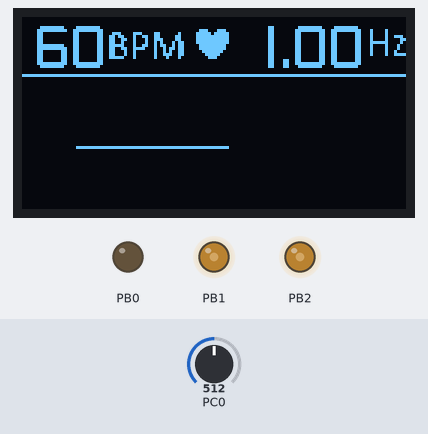
This program was run on a simulated ATmega328P, built with avr-gcc and emulated at 16 MHz. Shown: 128×64 one-colour display, output pins drawn as LEDs (lit = HIGH). Wiring (inferred from the names in the program): SSD1306 OLED at I2C address 0x3C. Dashed ring = blinking. Inputs (shaded band) come from the test bench; at power-on: PC0 = 512.

Above: at 1.2 s.
1.3 s: PC0 set to 547
At 2.08 s:
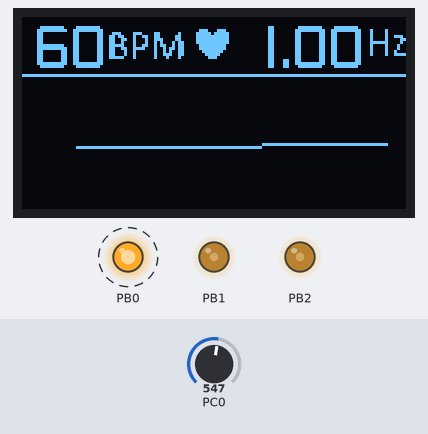
3.2 s: PC0 set to 502
At 4.16 s:
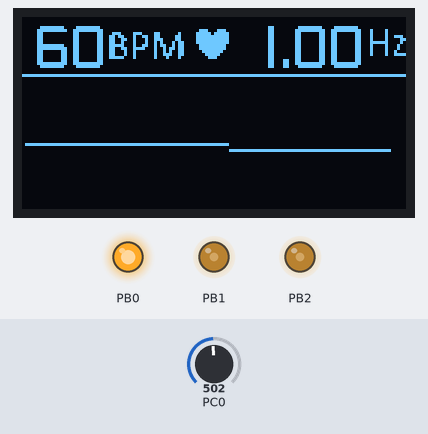
5.0 s: PC0 set to 479
At 6.3 s:
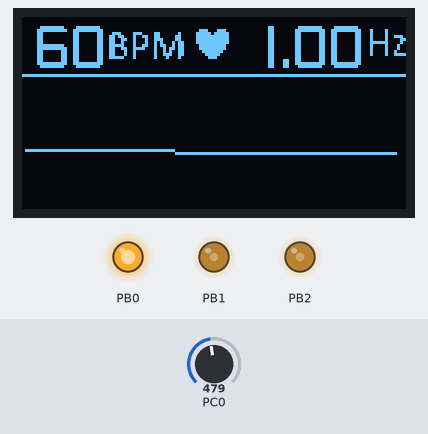
8.0 s: PC0 set to 511
At 8.36 s:
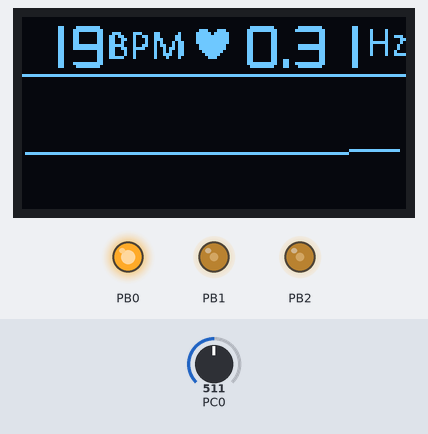
9.9 s: PC0 set to 306
At 10.36 s:
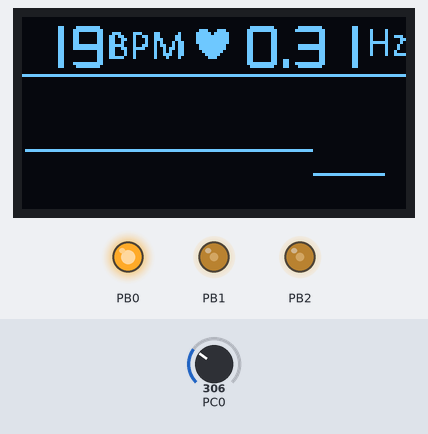
12.0 s: PC0 set to 900
At 12.54 s:
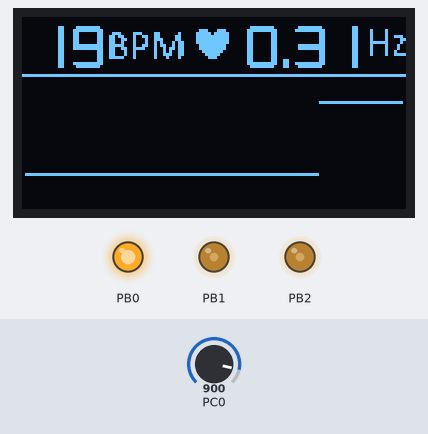
Timing chart, 0 to 14.8 s (numbered marks = the images above; inputs shaded):
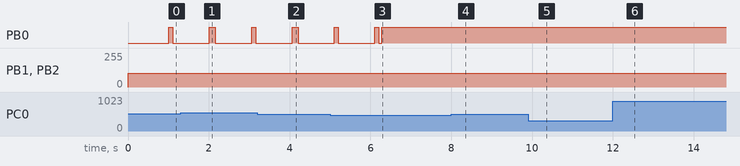

Measured:
- the behaviour switches between 537 and 538 on PC0 (found by bisection; images 0 and 1)
- the behaviour switches between 487 and 486 on PC0 (found by bisection; images 2 and 3)
- after the input at 1.3 s, the display: first changes after 0.07 s (image 1 shows a later state)
- after the input at 8.0 s, the display: first changes at once (image 4 shows a later state)

The program:

main.cpp
```cpp
/*
 * ssd1306_atmega328.cpp
 *
 * Created: 16/04/2019 13:08:11
 * Author : GUSTAVO
 */
#define F_CPU 16000000UL
#include <avr/io.h>
#include <util/delay.h>
#include<stdlib.h>
#include "my_plot.h"
#include <stdint.h>
#include <math.h>
#include <avr/interrupt.h>

//double const PI = 3.14159;

uint8_t const PROGMEM pucp[1024] =
 { 0, 0, 0, 0, 0, 0, 0, 0, 0, 0, 0, 0, 0, 0, 0, 0,
		0, 0, 0, 0, 0, 0, 0, 0, 0, 0, 0, 0, 0, 0, 0, 0,
		0, 0, 0, 0, 0, 0, 0, 0, 0, 0, 0, 0, 0, 0, 0, 0,
		0, 0, 0, 0, 0, 0, 0, 0, 0, 0, 0, 0, 0, 0, 0, 0,
		0, 0, 0, 0, 0, 0, 0, 0, 0, 0, 0, 0, 0, 0, 0, 0,
		0, 0, 0, 0, 0, 0, 0, 0, 0, 0, 0, 0, 0, 0, 0, 0,
		0, 0, 0, 0, 0, 0, 0, 0, 0, 0, 0, 0, 0, 0, 0, 0,
		0, 0, 0, 0, 0, 0, 0, 0, 0, 0, 0, 0, 0, 0, 0, 0,
		0, 0, 0, 0, 0, 0, 0, 0, 0, 0, 0, 0, 0, 0, 0, 0,
		0, 0, 0, 0, 0, 0, 0, 0, 0, 0, 0, 0, 0, 0, 0, 0,
		0, 0, 0, 0, 0, 0, 0, 0, 0, 0, 0, 0, 0, 0, 0, 0,
		0, 0, 0, 0, 0, 0, 0, 0, 0, 0, 0, 0, 0, 0, 0, 0,
		0, 0, 0, 0, 0, 0, 0, 0, 0, 0, 0, 0, 0, 0, 0, 0,
		0, 0, 0, 0, 0, 0, 0, 0, 0, 0, 0, 0, 0, 0, 0, 0,
		0, 0, 0, 0, 0, 0, 0, 0, 0, 0, 0, 0, 0, 0, 0, 0,
		0, 0, 0, 0, 0, 0, 0, 0, 0, 0, 0, 0, 0, 0, 0, 0,
		0, 0, 7, 104, 0, 0, 0, 0, 0, 0, 0, 0, 0, 0, 0, 0,
		0, 0, 5, 122, 0, 0, 0, 0, 0, 0, 0, 0, 0, 0, 0, 0,
		0, 0, 37, 182, 192, 0, 0, 0, 0, 0, 0, 0, 0, 0, 0, 0,
		0, 0, 112, 63, 160, 0, 0, 0, 0, 0, 0, 0, 0, 0, 0, 0,
		0, 0, 243, 252, 240, 0, 0, 0, 0, 0, 0, 0, 0, 0, 0, 0,
		0, 0, 79, 255, 192, 0, 0, 0, 0, 0, 0, 0, 0, 0, 0, 0,
		0, 6, 31, 255, 228, 0, 0, 0, 0, 0, 0, 7, 128, 0, 0, 0,
		0, 3, 63, 255, 200, 0, 127, 252, 62, 1, 240, 63, 249, 255, 224, 0,
		0, 6, 127, 255, 242, 0, 127, 254, 62, 1, 240, 255, 253, 255, 248, 0,
		0, 14, 247, 224, 244, 0, 127, 255, 62, 1, 241, 255, 253, 255, 252, 0,
		0, 1, 255, 129, 255, 0, 126, 63, 62, 1, 241, 255, 253, 248, 252, 0,
		0, 29, 255, 129, 251, 128, 126, 31, 62, 1, 243, 248, 13, 248, 124, 0,
		0, 1, 255, 129, 252, 128, 126, 31, 62, 1, 243, 240, 1, 248, 124, 0,
		0, 35, 255, 129, 248, 0, 126, 31, 62, 1, 247, 224, 1, 248, 252, 0,
		0, 59, 255, 224, 251, 128, 127, 255, 62, 1, 247, 224, 1, 255, 252, 0,
		0, 3, 255, 243, 252, 0, 127, 255, 62, 1, 247, 224, 1, 255, 248, 0,
		0, 59, 255, 255, 251, 128, 127, 254, 62, 1, 247, 224, 1, 255, 240, 0,
		0, 3, 255, 255, 248, 8, 127, 248, 62, 3, 247, 224, 1, 255, 224, 0,
		0, 3, 255, 255, 251, 8, 126, 0, 63, 3, 243, 240, 1, 248, 0, 0,
		0, 61, 255, 255, 255, 136, 126, 0, 63, 135, 243, 248, 13, 248, 0, 0,
		0, 29, 255, 255, 255, 136, 126, 0, 31, 255, 227, 254, 125, 248, 0, 0,
		0, 30, 158, 247, 255, 8, 126, 0, 31, 255, 225, 255, 253, 248, 0, 0,
		0, 30, 107, 31, 255, 8, 126, 0, 15, 255, 192, 255, 253, 248, 0, 0,
		0, 15, 255, 255, 255, 8, 126, 0, 7, 255, 0, 127, 249, 248, 0, 0,
		0, 15, 255, 255, 222, 8, 60, 0, 0, 252, 0, 15, 224, 240, 0, 0,
		0, 7, 223, 255, 188, 8, 0, 0, 0, 0, 0, 0, 0, 0, 0, 0,
		0, 3, 239, 254, 124, 0, 0, 0, 0, 0, 0, 0, 0, 0, 0, 0,
		0, 1, 251, 249, 248, 0, 0, 0, 0, 0, 0, 0, 0, 0, 0, 0,
		0, 0, 255, 159, 240, 0, 0, 0, 0, 0, 0, 0, 0, 0, 0, 0,
		0, 0, 127, 255, 192, 0, 0, 0, 0, 0, 0, 0, 0, 0, 0, 0,
		0, 0, 31, 255, 128, 0, 0, 0, 0, 0, 0, 0, 0, 0, 0, 0,
		0, 0, 7, 252, 0, 0, 0, 0, 0, 0, 0, 0, 0, 0, 0, 0,
		0, 0, 0, 0, 0, 0, 0, 0, 0, 0, 0, 0, 0, 0, 0, 0,
		0, 0, 0, 0, 0, 0, 0, 0, 0, 0, 0, 0, 0, 0, 0, 0,
		0, 0, 0, 0, 0, 0, 0, 0, 0, 0, 0, 0, 0, 0, 0, 0,
		0, 0, 0, 0, 0, 0, 0, 0, 0, 0, 0, 0, 0, 0, 0, 0,
		0, 0, 0, 0, 0, 0, 0, 0, 0, 0, 0, 0, 0, 0, 0, 0,
		0, 0, 0, 0, 0, 0, 0, 0, 0, 0, 0, 0, 0, 0, 0, 0,
		0, 0, 0, 0, 0, 0, 0, 0, 0, 0, 0, 0, 0, 0, 0, 0,
		0, 0, 0, 0, 0, 0, 0, 0, 0, 0, 0, 0, 0, 0, 0, 0,
		0, 0, 0, 0, 0, 0, 0, 0, 0, 0, 0, 0, 0, 0, 0, 0,
		0, 0, 0, 0, 0, 0, 0, 0, 0, 0, 0, 0, 0, 0, 0, 0,
		0, 0, 0, 0, 0, 0, 0, 0, 0, 0, 0, 0, 0, 0, 0, 0,
		0, 0, 0, 0, 0, 0, 0, 0, 0, 0, 0, 0, 0, 0, 0, 0,
		0, 0, 0, 0, 0, 0, 0, 0, 0, 0, 0, 0, 0, 0, 0, 0,
		0, 0, 0, 0, 0, 0, 0, 0, 0, 0, 0, 0, 0, 0, 0, 0,
		0, 0, 0, 0, 0, 0, 0, 0, 0, 0, 0, 0, 0, 0, 0, 0,
		0, 0, 0, 0, 0, 0, 0, 0, 0, 0, 0, 0, 0, 0, 0, 0
	};
uint8_t const PROGMEM menu[1024]= //no modificar
{ 0, 0, 0, 0, 0, 0, 0, 0, 0, 0, 0, 0, 0, 0, 0, 0,
	0, 0, 0, 0, 0, 0, 0, 0, 0, 0, 0, 0, 0, 0, 0, 0,
	0, 0, 0, 0, 0, 0, 0, 0, 0, 0, 0, 0, 0, 0, 0, 0,
	0, 0, 0, 0, 0, 0, 0, 0, 0, 0, 0, 0, 0, 0, 0, 0,
	0, 0, 0, 0, 0, 0, 0, 28, 112, 0, 0, 0, 0, 0, 8, 64,
	0, 0, 0, 3, 135, 12, 8, 62, 248, 0, 0, 0, 0, 0, 8, 64,
	0, 0, 0, 6, 196, 204, 24, 63, 248, 0, 0, 0, 0, 0, 8, 78,
	0, 0, 0, 6, 100, 78, 24, 63, 248, 0, 0, 0, 0, 0, 8, 67,
	0, 0, 0, 6, 68, 74, 44, 63, 248, 0, 0, 0, 0, 0, 15, 194,
	0, 0, 0, 7, 196, 203, 44, 31, 240, 0, 0, 0, 0, 0, 8, 68,
	0, 0, 0, 6, 103, 137, 108, 31, 240, 0, 0, 0, 0, 0, 8, 68,
	0, 0, 0, 6, 36, 9, 76, 15, 224, 0, 0, 0, 0, 0, 8, 72,
	0, 0, 0, 6, 36, 9, 204, 7, 192, 0, 0, 0, 0, 0, 8, 79,
	0, 0, 0, 7, 196, 8, 136, 3, 128, 0, 0, 0, 0, 0, 0, 0,
	0, 0, 0, 0, 0, 0, 0, 0, 0, 0, 1, 0x80, 0, 0, 0, 0,
	0, 0, 0, 0, 0, 0, 0, 0, 0, 0, 1, 0x80, 0, 0, 0, 0,
	0, 0, 0, 0, 0, 0, 0, 0, 0, 0, 1, 0x80, 0, 0, 0, 0,
	0, 0, 0, 0, 0, 0, 0, 0, 0, 0, 0, 0, 0, 0, 0, 0,
	0, 0, 0, 0, 0, 0, 0, 0, 0, 0, 0, 0, 0, 0, 0, 0,
	255, 255, 255, 255, 255, 255, 255, 255, 255, 255, 255, 255, 255, 255, 255, 255,
	0, 0, 0, 0, 0, 0, 0, 0, 0, 0, 0, 0, 0, 0, 0, 0,
	0, 0, 0, 0, 0, 0, 0, 0, 0, 0, 0, 0, 0, 0, 0, 0,
	0, 0, 0, 0, 0, 0, 0, 0, 0, 0, 0, 0, 0, 0, 0, 0,
	0, 0, 0, 0, 0, 0, 0, 0, 0, 0, 0, 0, 0, 0, 0, 0,
	0, 0, 0, 0, 0, 0, 0, 0, 0, 0, 0, 0, 0, 0, 0, 0,
	0, 0, 0, 0, 0, 0, 0, 0, 0, 0, 0, 0, 0, 0, 0, 0,
	0, 0, 0, 0, 0, 0, 0, 0, 0, 0, 0, 0, 0, 0, 0, 0,
	0, 0, 0, 0, 0, 0, 0, 0, 0, 0, 0, 0, 0, 0, 0, 0,
	0, 0, 0, 0, 0, 0, 0, 0, 0, 0, 0, 0, 0, 0, 0, 0,
	0, 0, 0, 0, 0, 0, 0, 0, 0, 0, 0, 0, 0, 0, 0, 0,
	0, 0, 0, 0, 0, 0, 0, 0, 0, 0, 0, 0, 0, 0, 0, 0,
	0, 0, 0, 0, 0, 0, 0, 0, 0, 0, 0, 0, 0, 0, 0, 0,
	0, 0, 0, 0, 0, 0, 0, 0, 0, 0, 0, 0, 0, 0, 0, 0,
	0, 0, 0, 0, 0, 0, 0, 0, 0, 0, 0, 0, 0, 0, 0, 0,
	0, 0, 0, 0, 0, 0, 0, 0, 0, 0, 0, 0, 0, 0, 0, 0,
	0, 0, 0, 0, 0, 0, 0, 0, 0, 0, 0, 0, 0, 0, 0, 0,
	0, 0, 0, 0, 0, 0, 0, 0, 0, 0, 0, 0, 0, 0, 0, 0,
	0, 0, 0, 0, 0, 0, 0, 0, 0, 0, 0, 0, 0, 0, 0, 0,
	0, 0, 0, 0, 0, 0, 0, 0, 0, 0, 0, 0, 0, 0, 0, 0,
	0, 0, 0, 0, 0, 0, 0, 0, 0, 0, 0, 0, 0, 0, 0, 0,
	0, 0, 0, 0, 0, 0, 0, 0, 0, 0, 0, 0, 0, 0, 0, 0,
	0, 0, 0, 0, 0, 0, 0, 0, 0, 0, 0, 0, 0, 0, 0, 0,
	0, 0, 0, 0, 0, 0, 0, 0, 0, 0, 0, 0, 0, 0, 0, 0,
	0, 0, 0, 0, 0, 0, 0, 0, 0, 0, 0, 0, 0, 0, 0, 0,
	0, 0, 0, 0, 0, 0, 0, 0, 0, 0, 0, 0, 0, 0, 0, 0,
	0, 0, 0, 0, 0, 0, 0, 0, 0, 0, 0, 0, 0, 0, 0, 0,
	0, 0, 0, 0, 0, 0, 0, 0, 0, 0, 0, 0, 0, 0, 0, 0,
	0, 0, 0, 0, 0, 0, 0, 0, 0, 0, 0, 0, 0, 0, 0, 0,
	0, 0, 0, 0, 0, 0, 0, 0, 0, 0, 0, 0, 0, 0, 0, 0,
	0, 0, 0, 0, 0, 0, 0, 0, 0, 0, 0, 0, 0, 0, 0, 0,
	0, 0, 0, 0, 0, 0, 0, 0, 0, 0, 0, 0, 0, 0, 0, 0,
	0, 0, 0, 0, 0, 0, 0, 0, 0, 0, 0, 0, 0, 0, 0, 0,
	0, 0, 0, 0, 0, 0, 0, 0, 0, 0, 0, 0, 0, 0, 0, 0,
	0, 0, 0, 0, 0, 0, 0, 0, 0, 0, 0, 0, 0, 0, 0, 0,
	0, 0, 0, 0, 0, 0, 0, 0, 0, 0, 0, 0, 0, 0, 0, 0,
	0, 0, 0, 0, 0, 0, 0, 0, 0, 0, 0, 0, 0, 0, 0, 0,
	0, 0, 0, 0, 0, 0, 0, 0, 0, 0, 0, 0, 0, 0, 0, 0,
	0, 0, 0, 0, 0, 0, 0, 0, 0, 0, 0, 0, 0, 0, 0, 0,
	0, 0, 0, 0, 0, 0, 0, 0, 0, 0, 0, 0, 0, 0, 0, 0,
	0, 0, 0, 0, 0, 0, 0, 0, 0, 0, 0, 0, 0, 0, 0, 0,
	0, 0, 0, 0, 0, 0, 0, 0, 0, 0, 0, 0, 0, 0, 0, 0,
	0, 0, 0, 0, 0, 0, 0, 0, 0, 0, 0, 0, 0, 0, 0, 0,
	0, 0, 0, 0, 0, 0, 0, 0, 0, 0, 0, 0, 0, 0, 0, 0,
	0, 0, 0, 0, 0, 0, 0, 0, 0, 0, 0, 0, 0, 0, 0, 0
};

void setInterrupt();
void setPWM();
void setGPIO();
void InitADC();
uint16_t ReadADC(uint8_t);

uint8_t freq = 1;
uint16_t bpm = 60;
uint32_t f_counter = 15000/(uint32_t)bpm ;
uint8_t global_temp = 0;

uint8_t  threshold = 18;

my_plot fb;

int main(void) {

	setInterrupt();
	setPWM();
	setGPIO();
	InitADC();

	fb.drawBuffer(pucp);
	fb.show();
	_delay_ms(100);
	fb.drawBuffer(menu);
	fb.setBPM(bpm);
	fb.show();

	while(1)
	{
		//getBPM();

		fb.show();
		_delay_ms(10);
	}

	return 0;
}


void setInterrupt()
{
    // Set the Timer Mode to CTC
    TCCR0A |= (1 << WGM01);
    // Set the value that you want to count to
    OCR0A = 0xF9;
    TIMSK0 |= (1 << OCIE0A);    //Set the ISR COMPA vect
    sei();         //enable interrupts
    TCCR0B |= (1 << CS02);
    // set prescaler to 256 and start the timer

}

void setPWM()
{
	//TIMER1
	DDRB |= (1 << DDB1)|(1 << DDB2);
	// PB1 and PB2 is now an output
	ICR1 = 25;
	// set TOP to 180
	OCR1A = 10;
	// duty 177
	OCR1B = 10;
	// duty 177
	TCCR1A |= (1 << COM1A1)|(1 << COM1B1);
	// set none-inverting mode
	TCCR1A |= (1 << WGM11);
	TCCR1B |= (1 << WGM12)|(1 << WGM13);
	// set Fast PWM mode using ICR1 as TOP
	TCCR1B |= (1 << CS12);
	// 256 presc
}

void setGPIO(){
	DDRB |= (1 << DDB0);
}

void InitADC()
{
	// Select Vref=AVcc
	ADMUX |= (1<<REFS0);
	//set prescaller to 128 and enable ADC
	ADCSRA |= (1<<ADPS2)|(1<<ADPS1)|(1<<ADPS0)|(1<<ADEN);
}

uint16_t ReadADC(uint8_t ADCchannel)
{
	//select ADC channel with safety mask
	ADMUX = (ADMUX & 0xF0) | (ADCchannel & 0x0F);
	//single conversion mode
	ADCSRA |= (1<<ADSC);
	// wait until ADC conversion is complete
	while( ADCSRA & (1<<ADSC) );
	return ADC;
}


ISR (TIMER0_COMPA_vect)  // timer0 overflow interrupt
{
	static uint8_t var = 0;
	static uint16_t var2 = 0;
	static uint8_t var3 = 0;
	static uint8_t frame = 0;
	static uint8_t max = 0;

	static uint8_t counter = 0 ;

	static bool flag = false;

	/*
	static uint8_t arr[128] = {0,0,0,0,0,0,0,0,0,0,0,0,0,0,0,0,
								0,0,0,0,0,0,0,0,0,0,0,0,0,0,0,0,
								0,0,0,0,0,0,0,0,0,0,0,0,0,0,0,0,
								0,0,0,0,0,0,0,0,0,0,0,0,0,0,0,0,
								0,0,0,0,0,0,0,0,0,0,0,0,0,0,0,0,
								0,0,0,0,0,0,0,0,0,0,0,0,0,0,0,0,
								0,0,0,0,0,0,0,0,0,0,0,0,0,0,0,0,
								0,0,0,0,0,0,0,0,0,0,0,0,0,0,0,0};
	*/


	uint8_t temp = 0;

	//double x = (double) temp;
	//x = 18*(cos(4*PI*x/127.0)+1);
	//temp = (uint8_t)(39*((double)ReadADC(0)/1024.0));
	if (!((f_counter > 300) || (f_counter < 20)))
	{
		if(var2 >= f_counter)
		{
			PORTB |= 0x01;
			if (var2 >= (f_counter + 25))
			{
				PORTB &= ~0x01;
				var2 = 25;
			}

		}
	}
	else
	{
		PORTB |= 0x01;
	}

	if (var3 >= 4)
	{


		var3 = 0;
		temp = (uint8_t)(40*((double)ReadADC(0)/1024.0));

		fb.plotg(temp,var);
		if (temp >= max)
		{
			max = temp;
		}
		threshold = max - 2;

		if ( (!flag) && (temp > threshold))
		{
			counter += 1;
			flag = true;
		}
		else if (flag && (temp <= threshold))
		{
			flag = false;
		}


		if (var >= 127)
		{
			max  = 0;
			if (frame == 2)
			{

			bpm = 625 * counter /64;
			f_counter = (3*512)/ counter;
			counter = 0;
			}

			fb.clear();

			//fb.clearPlot();
			fb.drawBuffer(menu);
			fb.setBPM(bpm);

			frame = (frame >= 2)?(0):(frame+1);
			var = 0;
		}

		var++;

	}
	var3++;
	var2++;
}
```

Framebuffer.cpp
```cpp
// (licence header left out)
#include "Framebuffer.h"

Framebuffer::Framebuffer() {
    this->clear();
}

#ifndef SIMULATOR
void Framebuffer::drawBitmap(const uint8_t *progmem_bitmap, uint8_t height, uint8_t width, uint8_t pos_x, uint8_t pos_y) {
    uint8_t current_byte;
    uint8_t byte_width = (width + 7)/8;

    for (uint8_t current_y = 0; current_y < height; current_y++) {
        for (uint8_t current_x = 0; current_x < width; current_x++) {
            current_byte = pgm_read_byte(progmem_bitmap + current_y*byte_width + current_x/8);
            if (current_byte & (128 >> (current_x&7))) {
                this->drawPixel(current_x+pos_x,current_y+pos_y,1);
            } else {
                this->drawPixel(current_x+pos_x,current_y+pos_y,0);
            }
        }
    }
}

void Framebuffer::drawBuffer(const uint8_t *progmem_buffer) {
    uint8_t current_byte;

    for (uint8_t y_pos = 0; y_pos < 64; y_pos++) {
        for (uint8_t x_pos = 0; x_pos < 128; x_pos++) {
            current_byte = pgm_read_byte(progmem_buffer + y_pos*16 + x_pos/8);
            if (current_byte & (128 >> (x_pos&7))) {
                this->drawPixel(x_pos,y_pos,1);
            } else {
                this->drawPixel(x_pos,y_pos,0);
            }
        }
    }
}

//modified: created a new method

void Framebuffer::drawBuffer(uint8_t *progmem_buffer) {
	uint8_t current_byte;

	for (uint8_t y_pos = 0; y_pos < 64; y_pos++) {
		for (uint8_t x_pos = 0; x_pos < 128; x_pos++) {
			current_byte = *(progmem_buffer + y_pos*16 + x_pos/8);
			if (current_byte & (128 >> (x_pos&7))) {
				this->drawPixel(x_pos,y_pos,1);
				} else {
				this->drawPixel(x_pos,y_pos,0);
			}
		}
	}
}
// end modified


#endif

void Framebuffer::drawPixel(uint8_t pos_x, uint8_t pos_y, uint8_t pixel_status) {
    if (pos_x >= SSD1306_WIDTH || pos_y >= SSD1306_HEIGHT) {
        return;
    }

    if (pixel_status) {
        this->buffer[pos_x+(pos_y/8)*SSD1306_WIDTH] |= (1 << (pos_y&7));
    } else {
        this->buffer[pos_x+(pos_y/8)*SSD1306_WIDTH] &= ~(1 << (pos_y&7));
    }
}

void Framebuffer::drawPixel(uint8_t pos_x, uint8_t pos_y) {
    if (pos_x >= SSD1306_WIDTH || pos_y >= SSD1306_HEIGHT) {
        return;
    }

    this->buffer[pos_x+(pos_y/8)*SSD1306_WIDTH] |= (1 << (pos_y&7));
}

void Framebuffer::drawVLine(uint8_t x, uint8_t y, uint8_t length) {
    for (uint8_t i = 0; i < length; ++i) {
        this->drawPixel(x,i+y);
    }
}

void Framebuffer::drawHLine(uint8_t x, uint8_t y, uint8_t length) {
    for (uint8_t i = 0; i < length; ++i) {
        this->drawPixel(i+x,y);
    }
}

void Framebuffer::drawRectangle(uint8_t x1, uint8_t y1, uint8_t x2, uint8_t y2) {
    uint8_t length = x2 - x1 + 1;
    uint8_t height = y2 - y1;

    this->drawHLine(x1,y1,length);
    this->drawHLine(x1,y2,length);
    this->drawVLine(x1,y1,height);
    this->drawVLine(x2,y1,height);
}

void Framebuffer::drawRectangle(uint8_t x1, uint8_t y1, uint8_t x2, uint8_t y2, uint8_t fill) {
    if (!fill) {
        this->drawRectangle(x1,y1,x2,y2);
    } else {
        uint8_t length = x2 - x1 + 1;
        uint8_t height = y2 - y1;

        for (int x = 0; x < length; ++x) {
            for (int y = 0; y <= height; ++y) {
                this->drawPixel(x1+x,y+y1);
            }
        }
    }
}

void Framebuffer::clear() {
    for (uint16_t buffer_location = 0; buffer_location < SSD1306_BUFFERSIZE; buffer_location++) {
        this->buffer[buffer_location] = 0x00;
    }
}

void Framebuffer::invert(uint8_t status) {
    this->oled.invert(status);
}

void Framebuffer::show() {
    this->oled.sendFramebuffer(this->buffer);
}
```

Framebuffer.h
```cpp
// (licence header left out)
#include <stdint.h>
#ifndef SIMULATOR
#include <avr/pgmspace.h>
#endif
#include "SSD1306.h"

class Framebuffer {
public:
    Framebuffer();
    void drawBitmap(const uint8_t *bitmap, uint8_t height, uint8_t width, uint8_t pos_x, uint8_t pos_y);
    void drawBuffer(const uint8_t *buffer);
    void drawPixel(uint8_t pos_x, uint8_t pos_y, uint8_t pixel_status);
    void drawPixel(uint8_t pos_x, uint8_t pos_y);
    void drawVLine(uint8_t x, uint8_t y, uint8_t length);
    void drawHLine(uint8_t pos_y, uint8_t start, uint8_t length);
    void drawRectangle(uint8_t x1, uint8_t y1, uint8_t x2, uint8_t y2);
    void drawRectangle(uint8_t x1, uint8_t y1, uint8_t x2, uint8_t y2, uint8_t fill);
    void invert(uint8_t status);
    void clear();
    void show();
	//modified by me:
	void drawBuffer(uint8_t* buffer);
	 uint8_t buffer[1024];
private:

    SSD1306 oled;
};
```

I2C.cpp
```cpp
// (licence header left out)
#include "I2C.h"

#define F_CPU 16000000UL
I2C::I2C() {}

void I2C::init(uint8_t address) {
    this->address = address;
    TWSR = 0;
    TWBR = ((F_CPU/SCL_CLOCK)-16)/2;
}

uint8_t I2C::start() {
    TWCR = (1<<TWINT) | (1<<TWSTA) | (1<<TWEN);
    while(!(TWCR & (1<<TWINT)));

    twi_status_register = TW_STATUS & 0xF8;
    if ((this->twi_status_register != TW_START) && (this->twi_status_register != TW_REP_START)) {
        return 1;
    }

    TWDR = address;
    TWCR = (1<<TWINT) | (1<<TWEN);

    while(!(TWCR & (1<<TWINT)));

    this->twi_status_register = TW_STATUS & 0xF8;
    if ((this->twi_status_register != TW_MT_SLA_ACK) && (this->twi_status_register != TW_MR_SLA_ACK)) {
        return 1;
    }

    return 0;
}

uint8_t I2C::write(uint8_t data) {
    TWDR = data;
    TWCR = (1<<TWINT) | (1<<TWEN);

    while(!(TWCR & (1<<TWINT)));

    this->twi_status_register = TW_STATUS & 0xF8;
    if (this->twi_status_register != TW_MT_DATA_ACK) {
        return 1;
    } else {
        return 0;
    }
}

void I2C::stop(void) {
    TWCR = (1<<TWINT) | (1<<TWEN) | (1<<TWSTO);
    while(TWCR & (1<<TWSTO));
}
```

I2C.h
```cpp
// (licence header left out)
#ifndef _I2C_H_
#define _I2C_H_

#include <stdint.h>
#include <util/twi.h>

#define SCL_CLOCK  100000L

class I2C {
public:
    I2C();
    void init(uint8_t address);
    uint8_t start();
    uint8_t write(uint8_t data);
    void stop(void);
private:
    uint8_t address;
    uint8_t twi_status_register;
};

#endif
```

SSD1306.h
```cpp
// (licence header left out)
#ifdef SIMULATOR
#include "simulator/I2C.h"
#else
#include "I2C.h"
#endif

#define SSD1306_DEFAULT_ADDRESS 0x78
#define SSD1306_SETCONTRAST 0x81
#define SSD1306_DISPLAYALLON_RESUME 0xA4
#define SSD1306_DISPLAYALLON 0xA5
#define SSD1306_NORMALDISPLAY 0xA6
#define SSD1306_INVERTDISPLAY 0xA7
#define SSD1306_DISPLAYOFF 0xAE
#define SSD1306_DISPLAYON 0xAF
#define SSD1306_SETDISPLAYOFFSET 0xD3
#define SSD1306_SETCOMPINS 0xDA
#define SSD1306_SETVCOMDETECT 0xDB
#define SSD1306_SETDISPLAYCLOCKDIV 0xD5
#define SSD1306_SETPRECHARGE 0xD9
#define SSD1306_SETMULTIPLEX 0xA8
#define SSD1306_SETLOWCOLUMN 0x00
#define SSD1306_SETHIGHCOLUMN 0x10
#define SSD1306_SETSTARTLINE 0x40
#define SSD1306_MEMORYMODE 0x20
#define SSD1306_COLUMNADDR 0x21
#define SSD1306_PAGEADDR   0x22
#define SSD1306_COMSCANINC 0xC0
#define SSD1306_COMSCANDEC 0xC8
#define SSD1306_SEGREMAP 0xA0
#define SSD1306_CHARGEPUMP 0x8D
#define SSD1306_SWITCHCAPVCC 0x2
#define SSD1306_NOP 0xE3

#define SSD1306_WIDTH 128
#define SSD1306_HEIGHT 64
#define SSD1306_BUFFERSIZE (SSD1306_WIDTH*SSD1306_HEIGHT)/8

class SSD1306{
private:
    I2C i2c;

public:
    SSD1306();
    void sendFramebuffer(uint8_t *buffer);
    void invert(uint8_t inverted);
private:
    void sendCommand(uint8_t command);
    void sendData(uint8_t data);
};
```

my_plot.h
```cpp
/*
 * my_plot.h
 *
 * Created: 20/05/2019 11:49:28
 *  Author: GUSTAVO
 */


//#ifndef MY_PLOT_H_
//#define MY_PLOT_H_

#include<stdint.h>
#include "Framebuffer.h"

class my_plot: public Framebuffer{

	public:
		my_plot();
		void drawNoSignal();
		void setBPM(uint8_t);

		uint8_t graph[5]; // ={ 0b0000.0000, 0b0000.0000, 0b0000.0000, 0b0000.0000, 0b0000.0000}
		void plotg(uint8_t n, uint8_t i);
		void clearPlot();

	private:
		void drawNumber(uint8_t, uint8_t);


	};

//#endif /* MY_PLOT_H_ */
```

Source omitted: SSD1306.cpp (3359 bytes), my_plot.cpp (10693 bytes), test.cpp (1457 bytes)
